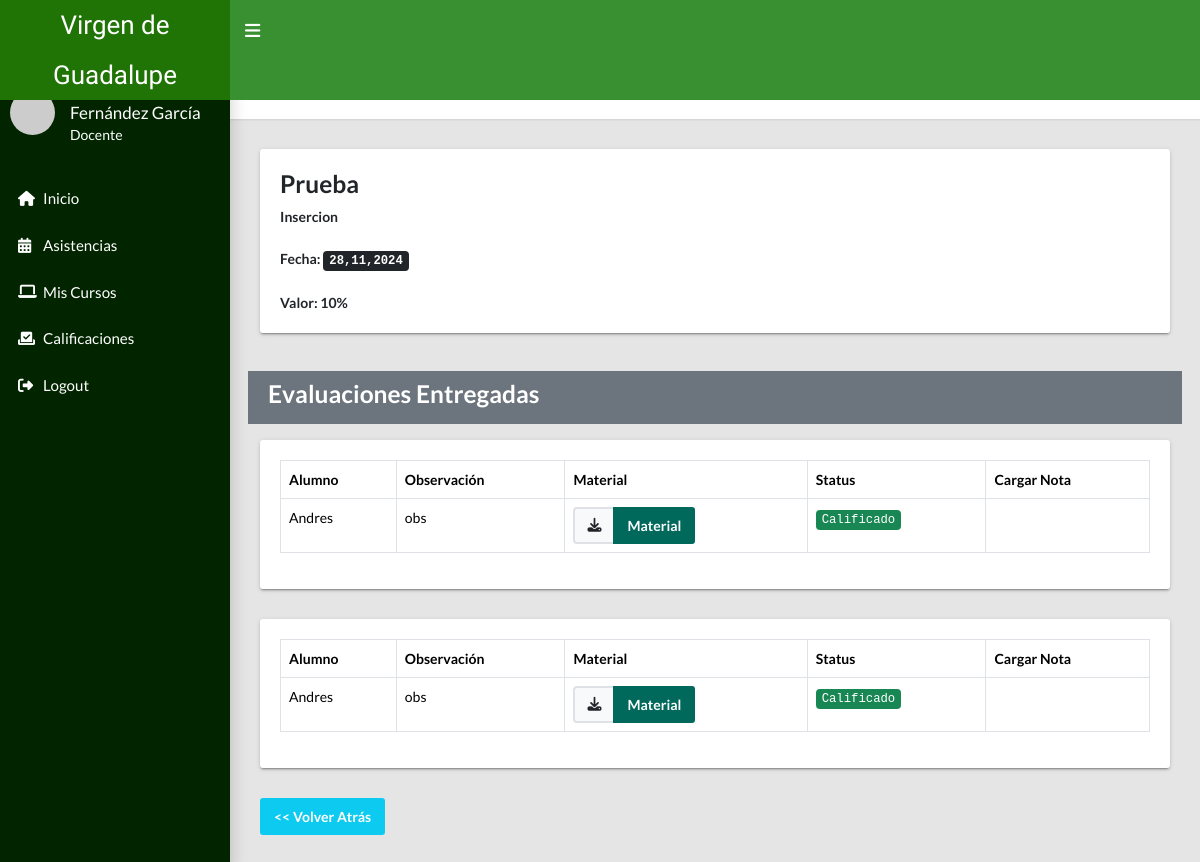
The app's page /profesor/entregas.php?curso=6&contenido=1&eva=2 (signed in), older data.
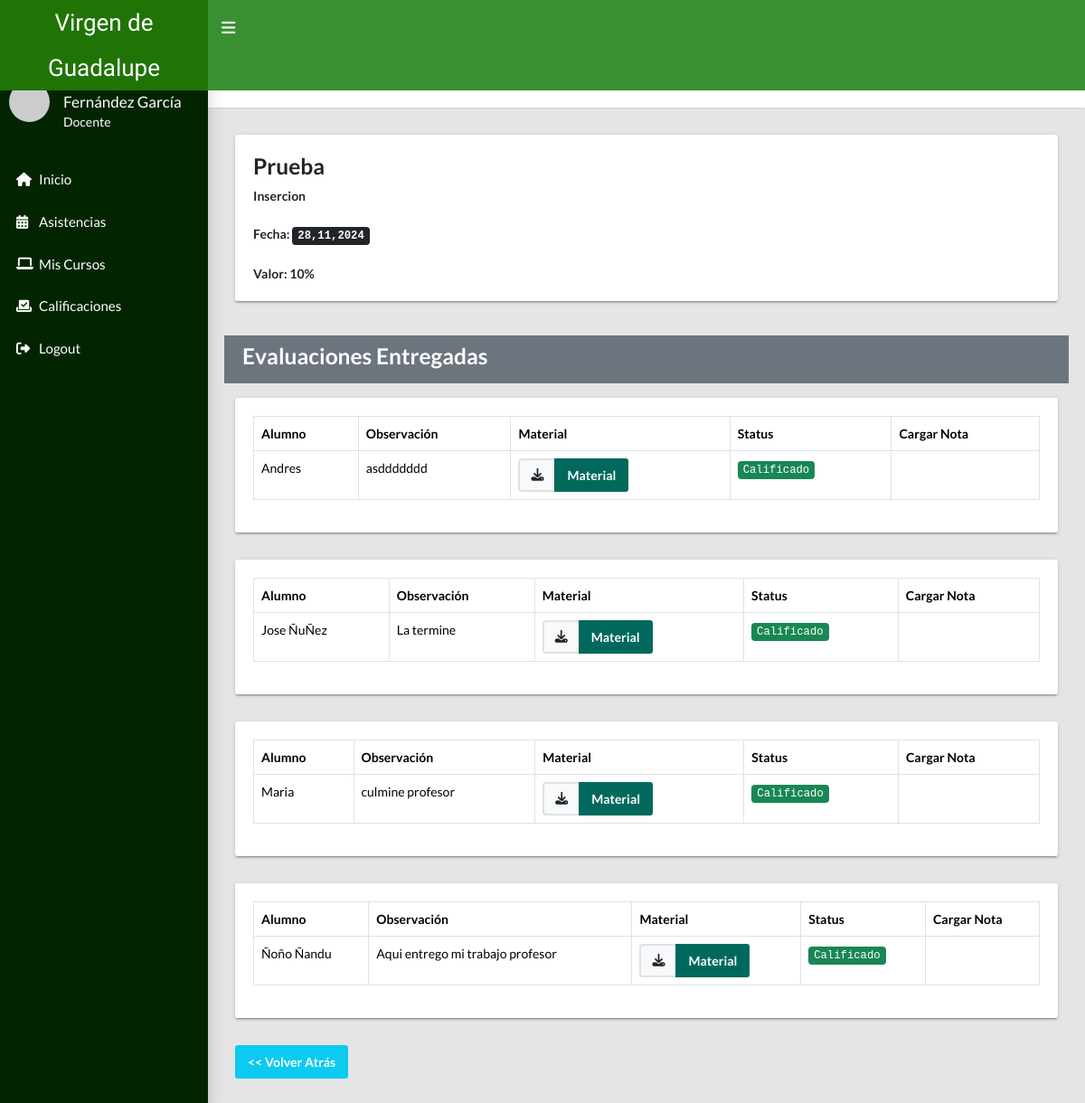
The same page, newer data.
### tables this page shows
CREATE TABLE `evaluaciones` (
  `evaluacion_id` int(11) NOT NULL,
  `nombre_evaluacion` varchar(100) NOT NULL,
  `descripcion` varchar(255) NOT NULL,
  `fecha` date NOT NULL,
  `porcentaje` varchar(100) NOT NULL,
  `contenido_id` int(11) NOT NULL
);

CREATE TABLE `ev_entregadas` (
  `ev_entregada_id` int(11) NOT NULL,
  `material_alumno` varchar(255) NOT NULL,
  `observacion` varchar(255) NOT NULL,
  `evaluacion_id` int(11) NOT NULL,
  `alumno_id` int(11) NOT NULL
);

CREATE TABLE `alumnos` (
  `alumno_id` int(11) NOT NULL,
  `nombre_alumno` varchar(100) NOT NULL,
  `edad` int(11) NOT NULL,
  `direccion` varchar(100) NOT NULL,
  `documento` varchar(20) NOT NULL,
  `apoderado_id` int(11) NOT NULL,
  `fecha_nac` date NOT NULL,
  `fecha_registro` date NOT NULL,
  `estado` int(11) NOT NULL DEFAULT 1
);

### profesor/entregas.php (the view, shortened to what this page needs)
<?php
if(!empty($_GET['curso']) || empty($_GET['contenido'])|| empty($_GET['eva'])){
    $curso = $_GET['curso'];
    $contenido =$_GET['contenido'];
    $evaluacion =$_GET['eva'];
}else{
    header("location: profesor/");
}
require_once 'includes/header.php';
require_once '../includes/conexion.php';
$sql = "SELECT *,date_format(fecha, '%d,%m,%Y') as fecha FROM evaluaciones WHERE contenido_id = $contenido AND evaluacion_id= $evaluacion" ;
$query = $pdo->prepare($sql);
$query -> execute();
$row = $query ->rowCount();
$sqla = "SELECT * FROM ev_entregadas as ev INNER JOIN alumnos as a ON ev.alumno_id=a.alumno_id INNER JOIN evaluaciones as eva ON ev.evaluacion_id=eva.evaluacion_id INNER JOIN contenidos as c ON eva.contenido_id=c.contenido_id WHERE ev.evaluacion_id = ?";
$querya = $pdo->prepare($sqla);
$querya -> execute(array($evaluacion));
$rowa = $querya ->rowCount();
?>
<main class="app-content">
      <div class="app-title">
        <div>
          <h1><i class="bi bi-speedometer"></i> Evaluaciones Entregadas</h1>
        </div>
        <ul class="app-breadcrumb breadcrumb">
          <li class="breadcrumb-item"><i class="fa-solid fa-house"></i></li>
          <li class="breadcrumb-item"><a href="#">Evaluaciones Entregadas</a></li>
        </ul>
      </div>
      <div class="row">
      <?php if ($row > 0) {
        while ($data = $query->fetch()) { ?>
        <div class="col-md-12">
          <div class="tile">
          <div class="tile-body">
              <div class="title-title-w-btn">
                <h3 class="title"><?= $data['nombre_evaluacion'] ?></h3>
              </div>
              <div class="title-body">
                <b><?= $data['descripcion']; ?></b><br><br>
                <b>Fecha: <kbd><?= $data['fecha']; ?></kbd></b><br><br>
                <b>Valor: <?= $data['porcentaje']; ?></b>
              </div>
            </div>
          </div>
        </div>
        <?php }
      } ?>
      </div>
      <div class="row mt-2 bg-secondary text-white p-2">
        <h3>Evaluaciones Entregadas</h3>
      </div>
      <div class="row mt-3">
        <?php if($rowa>0){
            while($data2 = $querya->fetch()){
                $valor='';
                $cargar='';
                $ev_entregada= $data2['ev_entregada_id'];
                $sqln="SELECT * FROM notas WHERE ev_entregada_id=$ev_entregada";
                $queryn = $pdo->prepare($sqln);
                $queryn -> execute( );
                $datan = $queryn ->rowCount();
                if($datan>0){
                    $valor='<kbd class="bg-success">Calificado</kbd>';
                    $cargar='';
                }else{
                    require_once 'includes/modals/modal-nota.php';
                    $valor='<kbd class="bg-danger">Sin Calificar</kbd>';
                    $cargar='<button class="btn btn-warning" onclick="modalNota()">Cargar Nota</button>';
                }
        ?>
      <div class="col-md-12">
          <div class="tile">
            <table class="table table-bordered">
                <thead>
                    <tr>
                        <th>Alumno</th>
                        <th>Observación</th>
                        <th>Material</th>
                        <th>Status</th>
                        <th>Cargar Nota</th>
                    </tr>
                </thead>
                <tbody>
                    <tr>
                        <td><?= $data2['nombre_alumno'] ?></td>
                        <td><?= $data2['observacion'] ?></td>
                        <td>
                            <div class="input-group">
                                <div class="input-group">
                                    <div class="input-group-text"><i class="fa-solid fa-download"></i></div>
                                    <a class="btn btn-primary <?= empty($data2['material_alumno']) ? 'disabled' : ''; ?>" href="<?= !empty($data2['material_alumno']) ? 'profesor/profesor/' . $data2['material_alumno'] : '#'; ?>" target="_blank">
                                    Material
                                    </a>
                                </div>
                            </div>
                        </td>
                        <td><?= $valor ?></td>
                        <td><?= $cargar ?></td>
                    </tr>
                </tbody>
            </table>
          </div>
        </div>
        <?php  }}   ?>
      </div>
      <div class="">
        <a href="contenido.php?curso=<?= $curso ?>" class="btn btn-info text-white"><< Volver Atrás</a>
      </div>
    </main>
<?php
require_once 'includes/footer.php';
?>

Row changes from the older to the newer data that the page shows:
removed ev_entregadas: alumno.nombre_alumno "Andres", observacion "obs"
removed ev_entregadas: alumno.nombre_alumno "Andres", observacion "obs"
added ev_entregadas: alumno.nombre_alumno "Andres", observacion "asddddddd"
added ev_entregadas: alumno.nombre_alumno "Jose ÑuÑez", observacion "La termine"
added ev_entregadas: alumno.nombre_alumno "Maria", observacion "culmine profesor"
added ev_entregadas: alumno.nombre_alumno "Ñoño Ñandu", observacion "Aqui entrego mi trabajo profesor"
